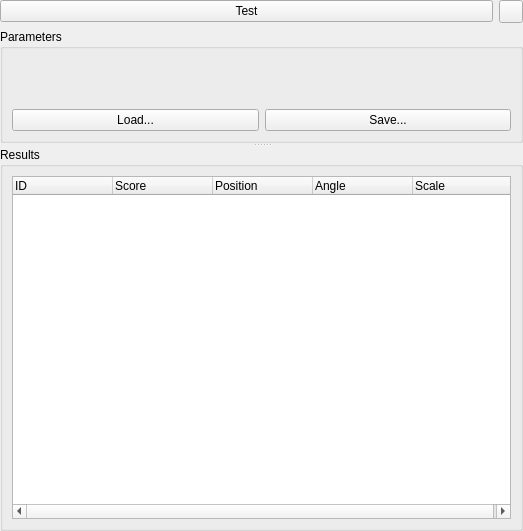
<?xml version="1.0" encoding="UTF-8"?>
<ui version="4.0">
 <class>CSearchBasedFeaturesSupplierGuiComp</class>
 <widget class="QWidget" name="CSearchBasedFeaturesSupplierGuiComp">
  <property name="geometry">
   <rect>
    <x>0</x>
    <y>0</y>
    <width>523</width>
    <height>531</height>
   </rect>
  </property>
  <property name="windowTitle">
   <string>Form</string>
  </property>
  <layout class="QVBoxLayout" name="verticalLayout_2">
   <property name="margin">
    <number>0</number>
   </property>
   <item>
    <layout class="QHBoxLayout" name="horizontalLayout">
     <item>
      <widget class="QPushButton" name="TestButton">
       <property name="sizePolicy">
        <sizepolicy hsizetype="Minimum" vsizetype="Fixed">
         <horstretch>0</horstretch>
         <verstretch>0</verstretch>
        </sizepolicy>
       </property>
       <property name="text">
        <string>Test</string>
       </property>
       <property name="icon">
        <iconset resource="../../../Acf/Include/iqtgui/iqtgui.qrc">
         <normaloff>:/Icons/Play.svg</normaloff>:/Icons/Play.svg</iconset>
       </property>
      </widget>
     </item>
     <item>
      <widget class="QToolButton" name="AutoUpdateButton">
       <property name="sizePolicy">
        <sizepolicy hsizetype="Fixed" vsizetype="Preferred">
         <horstretch>0</horstretch>
         <verstretch>0</verstretch>
        </sizepolicy>
       </property>
       <property name="text">
        <string/>
       </property>
       <property name="icon">
        <iconset resource="../../../Acf/Include/iqtgui/iqtgui.qrc">
         <normaloff>:/Icons/AutoUpdate.svg</normaloff>:/Icons/AutoUpdate.svg</iconset>
       </property>
       <property name="checkable">
        <bool>true</bool>
       </property>
      </widget>
     </item>
    </layout>
   </item>
   <item>
    <widget class="QSplitter" name="splitter">
     <property name="orientation">
      <enum>Qt::Vertical</enum>
     </property>
     <widget class="QGroupBox" name="ParamsGB">
      <property name="sizePolicy">
       <sizepolicy hsizetype="Preferred" vsizetype="MinimumExpanding">
        <horstretch>0</horstretch>
        <verstretch>0</verstretch>
       </sizepolicy>
      </property>
      <property name="title">
       <string>Parameters</string>
      </property>
      <layout class="QVBoxLayout" name="verticalLayout">
       <item>
        <widget class="QFrame" name="ParamsFrame">
         <property name="sizePolicy">
          <sizepolicy hsizetype="Preferred" vsizetype="MinimumExpanding">
           <horstretch>0</horstretch>
           <verstretch>0</verstretch>
          </sizepolicy>
         </property>
         <property name="frameShape">
          <enum>QFrame::NoFrame</enum>
         </property>
         <property name="frameShadow">
          <enum>QFrame::Raised</enum>
         </property>
         <layout class="QVBoxLayout" name="verticalLayout_4">
          <property name="margin">
           <number>0</number>
          </property>
         </layout>
        </widget>
       </item>
       <item>
        <layout class="QHBoxLayout" name="horizontalLayout_2">
         <item>
          <widget class="QPushButton" name="LoadParamsButton">
           <property name="sizePolicy">
            <sizepolicy hsizetype="Preferred" vsizetype="Fixed">
             <horstretch>0</horstretch>
             <verstretch>0</verstretch>
            </sizepolicy>
           </property>
           <property name="text">
            <string>Load...</string>
           </property>
          </widget>
         </item>
         <item>
          <widget class="QPushButton" name="SaveParamsButton">
           <property name="sizePolicy">
            <sizepolicy hsizetype="Preferred" vsizetype="Fixed">
             <horstretch>0</horstretch>
             <verstretch>0</verstretch>
            </sizepolicy>
           </property>
           <property name="text">
            <string>Save...</string>
           </property>
          </widget>
         </item>
        </layout>
       </item>
      </layout>
     </widget>
     <widget class="QGroupBox" name="ResultsFrame">
      <property name="sizePolicy">
       <sizepolicy hsizetype="Preferred" vsizetype="MinimumExpanding">
        <horstretch>0</horstretch>
        <verstretch>0</verstretch>
       </sizepolicy>
      </property>
      <property name="title">
       <string>Results</string>
      </property>
      <layout class="QVBoxLayout" name="verticalLayout_3">
       <item>
        <widget class="QTreeWidget" name="ResultsList">
         <property name="sizePolicy">
          <sizepolicy hsizetype="Preferred" vsizetype="Preferred">
           <horstretch>0</horstretch>
           <verstretch>0</verstretch>
          </sizepolicy>
         </property>
         <property name="rootIsDecorated">
          <bool>false</bool>
         </property>
         <property name="uniformRowHeights">
          <bool>true</bool>
         </property>
         <property name="allColumnsShowFocus">
          <bool>true</bool>
         </property>
         <column>
          <property name="text">
           <string>ID</string>
          </property>
         </column>
         <column>
          <property name="text">
           <string>Score</string>
          </property>
          <property name="toolTip">
           <string>Score of model [%]</string>
          </property>
         </column>
         <column>
          <property name="text">
           <string>Position</string>
          </property>
          <property name="toolTip">
           <string>Position Y of found model in logical units</string>
          </property>
         </column>
         <column>
          <property name="text">
           <string>Angle</string>
          </property>
          <property name="toolTip">
           <string>Angle of found model [°]</string>
          </property>
         </column>
         <column>
          <property name="text">
           <string>Scale</string>
          </property>
         </column>
        </widget>
       </item>
      </layout>
     </widget>
    </widget>
   </item>
  </layout>
 </widget>
 <resources>
  <include location="../../../Acf/Include/iqtgui/iqtgui.qrc"/>
 </resources>
 <connections/>
</ui>
